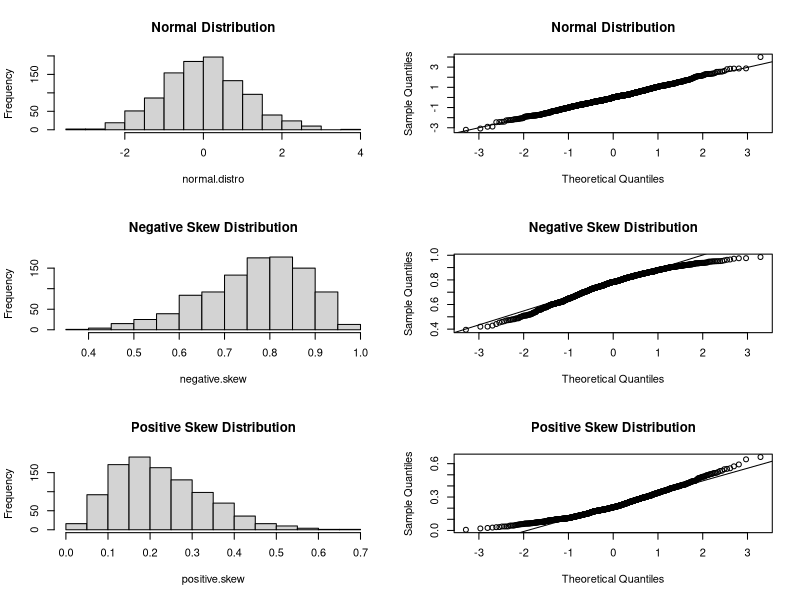

Write R code to recreate this figure.
## Create Various Distributions
negative.skew <- rbeta(1000, 10, 3)
positive.skew <- rbeta(1000, 3, 10)
normal.distro <- rnorm(1000, mean = 0, sd = 1)

## Set up multiple graphs in one view
par(mfrow=c(3,2))

##Plot everything out
hist(normal.distro, main = "Normal Distribution")
qqnorm(normal.distro, main = "Normal Distribution")
qqline(normal.distro)

hist(negative.skew, main = "Negative Skew Distribution")
qqnorm(negative.skew, main = "Negative Skew Distribution")
qqline(negative.skew)

hist(positive.skew, main = "Positive Skew Distribution")
qqnorm(positive.skew, main = "Positive Skew Distribution")
qqline(positive.skew)

